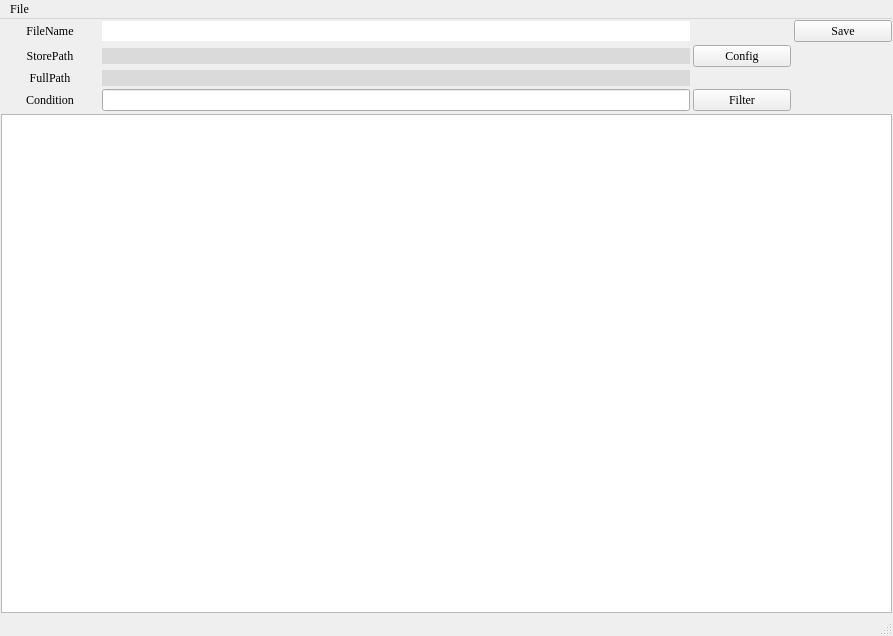
<?xml version="1.0" encoding="UTF-8"?>
<ui version="4.0">
 <class>CSV_Win</class>
 <widget class="QMainWindow" name="CSV_Win">
  <property name="geometry">
   <rect>
    <x>0</x>
    <y>0</y>
    <width>893</width>
    <height>636</height>
   </rect>
  </property>
  <property name="font">
   <font>
    <family>Times New Roman</family>
   </font>
  </property>
  <property name="windowTitle">
   <string>MainWindow</string>
  </property>
  <widget class="QWidget" name="centralwidget">
   <layout class="QGridLayout" name="gridLayout_2">
    <property name="leftMargin">
     <number>1</number>
    </property>
    <property name="topMargin">
     <number>1</number>
    </property>
    <property name="rightMargin">
     <number>1</number>
    </property>
    <property name="bottomMargin">
     <number>1</number>
    </property>
    <property name="spacing">
     <number>1</number>
    </property>
    <item row="0" column="0">
     <layout class="QGridLayout" name="gridLayout" columnstretch="1,6,1,1">
      <property name="spacing">
       <number>3</number>
      </property>
      <item row="1" column="1">
       <widget class="QLineEdit" name="lineEdit_fileStorePath">
        <property name="font">
         <font>
          <family>Times New Roman</family>
         </font>
        </property>
        <property name="styleSheet">
         <string notr="true">background-color: rgb(193, 193, 193);
background-color: rgb(218, 218, 218);</string>
        </property>
        <property name="frame">
         <bool>false</bool>
        </property>
        <property name="readOnly">
         <bool>true</bool>
        </property>
       </widget>
      </item>
      <item row="3" column="0">
       <widget class="QLabel" name="label_4">
        <property name="font">
         <font>
          <family>Times New Roman</family>
         </font>
        </property>
        <property name="text">
         <string>Condition</string>
        </property>
        <property name="alignment">
         <set>Qt::AlignCenter</set>
        </property>
       </widget>
      </item>
      <item row="0" column="0">
       <widget class="QLabel" name="label">
        <property name="font">
         <font>
          <family>Times New Roman</family>
         </font>
        </property>
        <property name="text">
         <string>FileName</string>
        </property>
        <property name="alignment">
         <set>Qt::AlignCenter</set>
        </property>
       </widget>
      </item>
      <item row="2" column="0">
       <widget class="QLabel" name="label_3">
        <property name="font">
         <font>
          <family>Times New Roman</family>
         </font>
        </property>
        <property name="text">
         <string>FullPath</string>
        </property>
        <property name="alignment">
         <set>Qt::AlignCenter</set>
        </property>
       </widget>
      </item>
      <item row="3" column="3">
       <spacer name="horizontalSpacer_2">
        <property name="orientation">
         <enum>Qt::Horizontal</enum>
        </property>
        <property name="sizeHint" stdset="0">
         <size>
          <width>68</width>
          <height>20</height>
         </size>
        </property>
       </spacer>
      </item>
      <item row="1" column="0">
       <widget class="QLabel" name="label_2">
        <property name="font">
         <font>
          <family>Times New Roman</family>
         </font>
        </property>
        <property name="text">
         <string>StorePath</string>
        </property>
        <property name="alignment">
         <set>Qt::AlignCenter</set>
        </property>
       </widget>
      </item>
      <item row="0" column="1">
       <widget class="QLineEdit" name="lineEdit_fileName">
        <property name="font">
         <font>
          <family>Times New Roman</family>
         </font>
        </property>
        <property name="frame">
         <bool>false</bool>
        </property>
       </widget>
      </item>
      <item row="3" column="1">
       <widget class="QLineEdit" name="le_startWith">
        <property name="font">
         <font>
          <family>Times New Roman</family>
         </font>
        </property>
       </widget>
      </item>
      <item row="0" column="2">
       <spacer name="horizontalSpacer">
        <property name="orientation">
         <enum>Qt::Horizontal</enum>
        </property>
        <property name="sizeHint" stdset="0">
         <size>
          <width>78</width>
          <height>20</height>
         </size>
        </property>
       </spacer>
      </item>
      <item row="1" column="2">
       <widget class="QPushButton" name="pb_rcd_path_config">
        <property name="font">
         <font>
          <family>Times New Roman</family>
         </font>
        </property>
        <property name="text">
         <string>Config</string>
        </property>
        <property name="checkable">
         <bool>false</bool>
        </property>
        <property name="autoDefault">
         <bool>false</bool>
        </property>
        <property name="default">
         <bool>false</bool>
        </property>
        <property name="flat">
         <bool>false</bool>
        </property>
       </widget>
      </item>
      <item row="3" column="2">
       <widget class="QPushButton" name="pb_Filter">
        <property name="font">
         <font>
          <family>Times New Roman</family>
         </font>
        </property>
        <property name="text">
         <string>Filter</string>
        </property>
       </widget>
      </item>
      <item row="0" column="3">
       <widget class="QPushButton" name="pb_Save">
        <property name="font">
         <font>
          <family>Times New Roman</family>
         </font>
        </property>
        <property name="text">
         <string>Save</string>
        </property>
        <property name="checkable">
         <bool>false</bool>
        </property>
        <property name="autoExclusive">
         <bool>true</bool>
        </property>
        <property name="autoDefault">
         <bool>false</bool>
        </property>
        <property name="default">
         <bool>false</bool>
        </property>
        <property name="flat">
         <bool>false</bool>
        </property>
       </widget>
      </item>
      <item row="4" column="0" colspan="4">
       <widget class="QTableWidget" name="tableWidget"/>
      </item>
      <item row="2" column="1">
       <widget class="QLineEdit" name="lineEdit_fullFilePath">
        <property name="font">
         <font>
          <family>Times New Roman</family>
         </font>
        </property>
        <property name="styleSheet">
         <string notr="true">background-color: rgb(193, 193, 193);
background-color: rgb(218, 218, 218);</string>
        </property>
        <property name="frame">
         <bool>false</bool>
        </property>
        <property name="readOnly">
         <bool>true</bool>
        </property>
       </widget>
      </item>
     </layout>
    </item>
   </layout>
  </widget>
  <widget class="QMenuBar" name="menubar">
   <property name="geometry">
    <rect>
     <x>0</x>
     <y>0</y>
     <width>893</width>
     <height>22</height>
    </rect>
   </property>
   <widget class="QMenu" name="menuFile">
    <property name="title">
     <string>File</string>
    </property>
    <addaction name="actionClear"/>
   </widget>
   <addaction name="menuFile"/>
  </widget>
  <widget class="QStatusBar" name="statusbar"/>
  <action name="actionClear">
   <property name="icon">
    <iconset>
     <normaloff>:/Icon/Icon/clear.png</normaloff>:/Icon/Icon/clear.png</iconset>
   </property>
   <property name="text">
    <string>Clear</string>
   </property>
  </action>
 </widget>
 <resources/>
 <connections/>
</ui>
